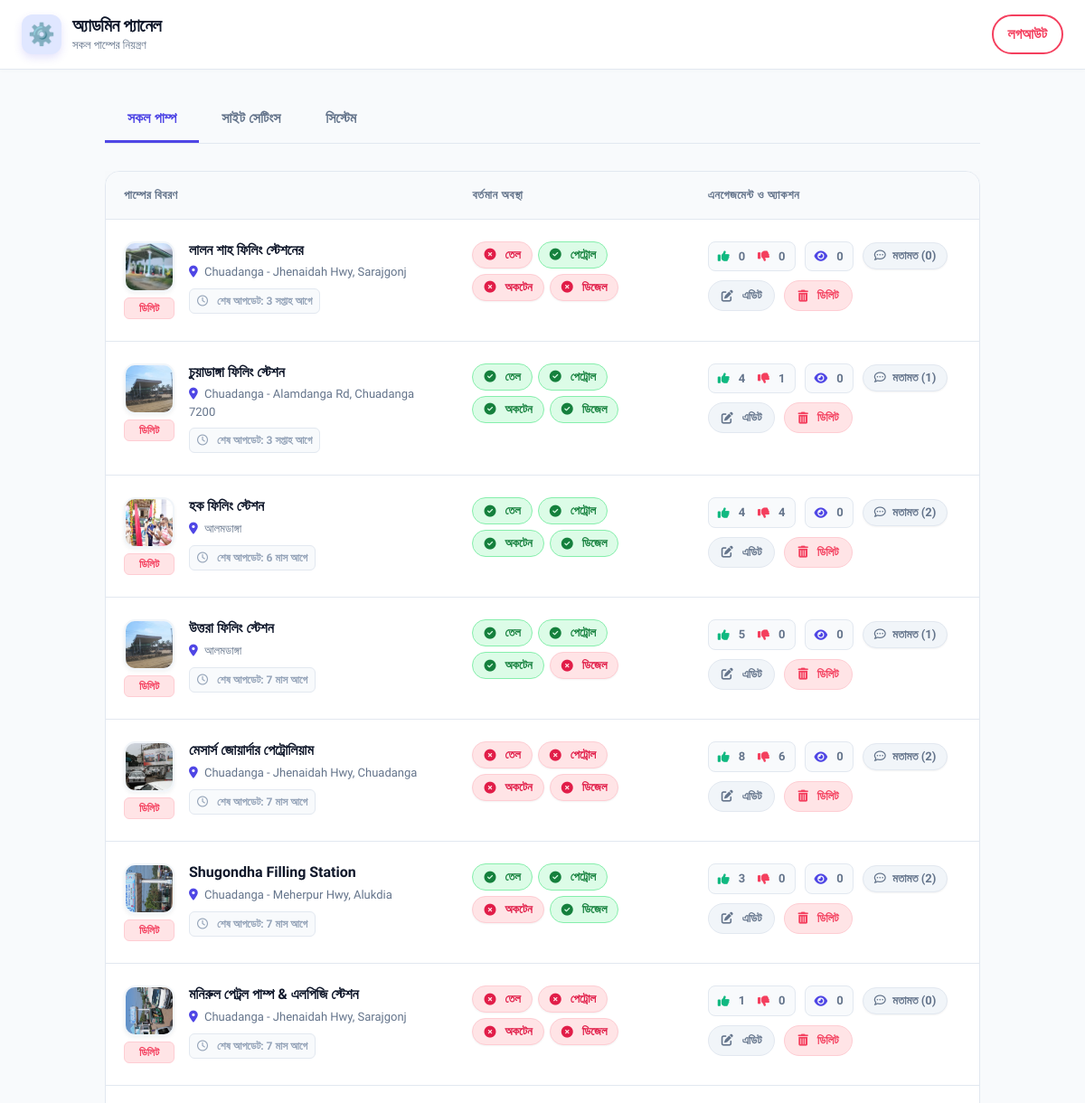
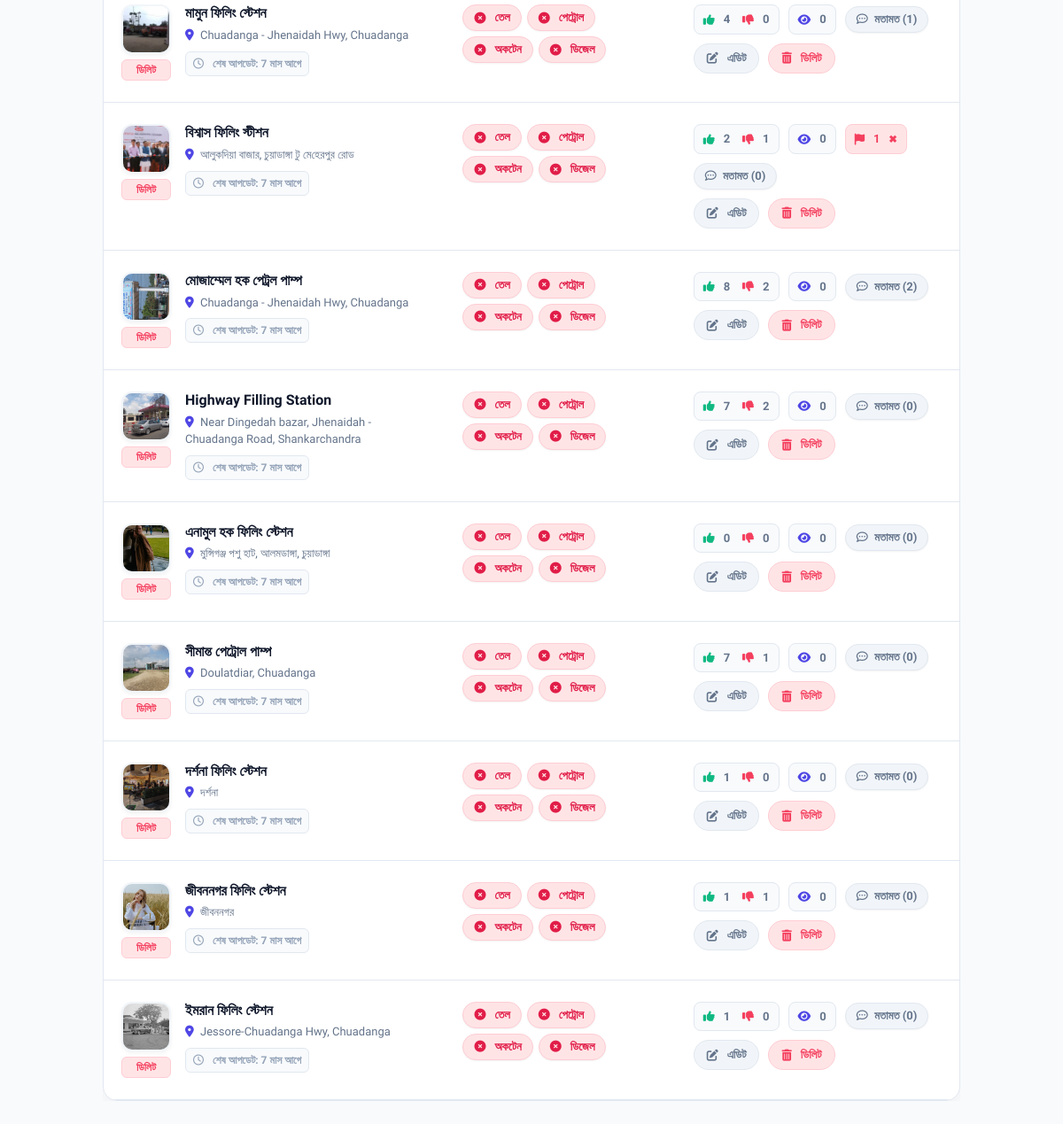
The page /admin/index.php (signed in) on the database as committed earlier (2 pictures, top to bottom).
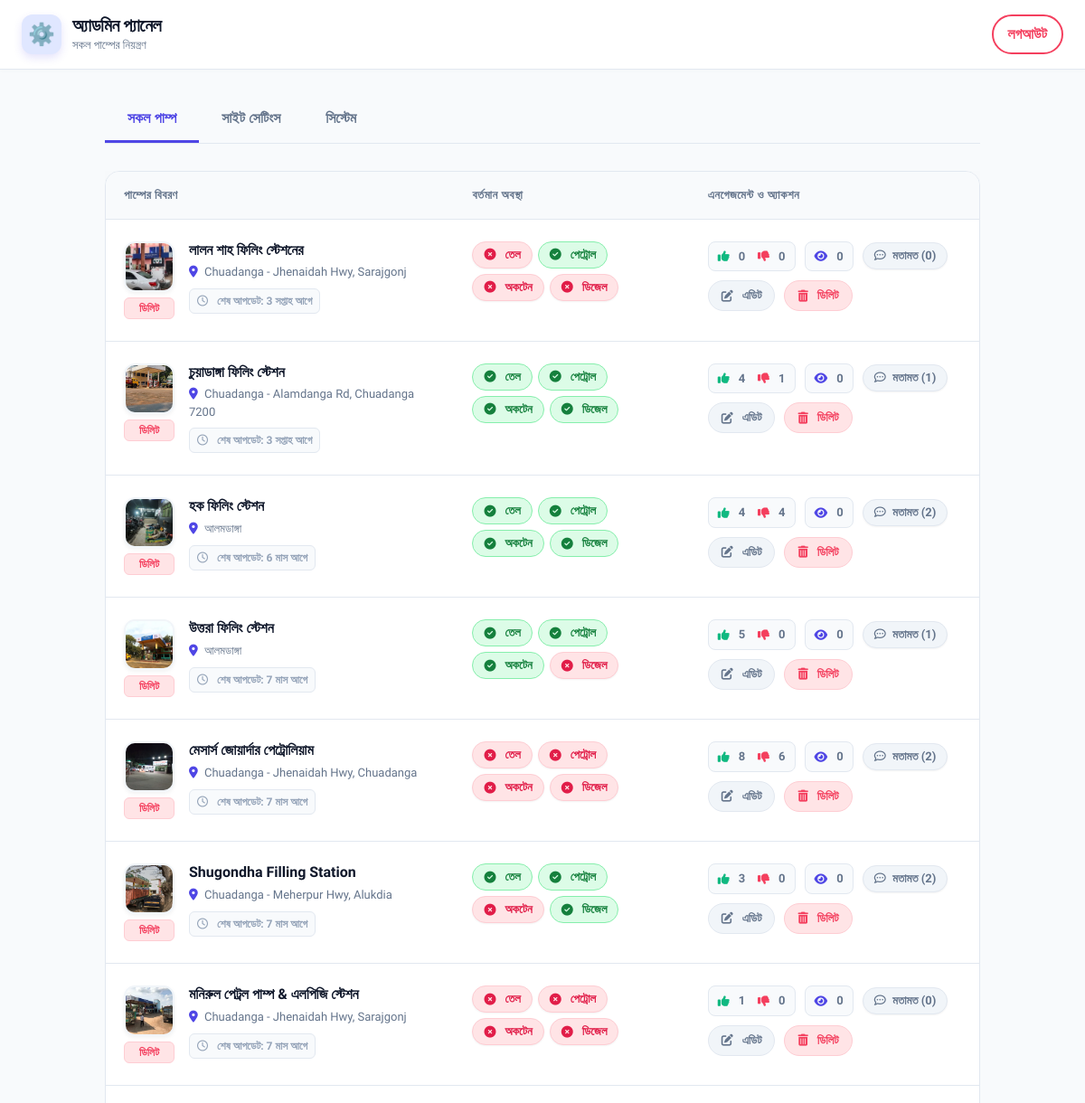
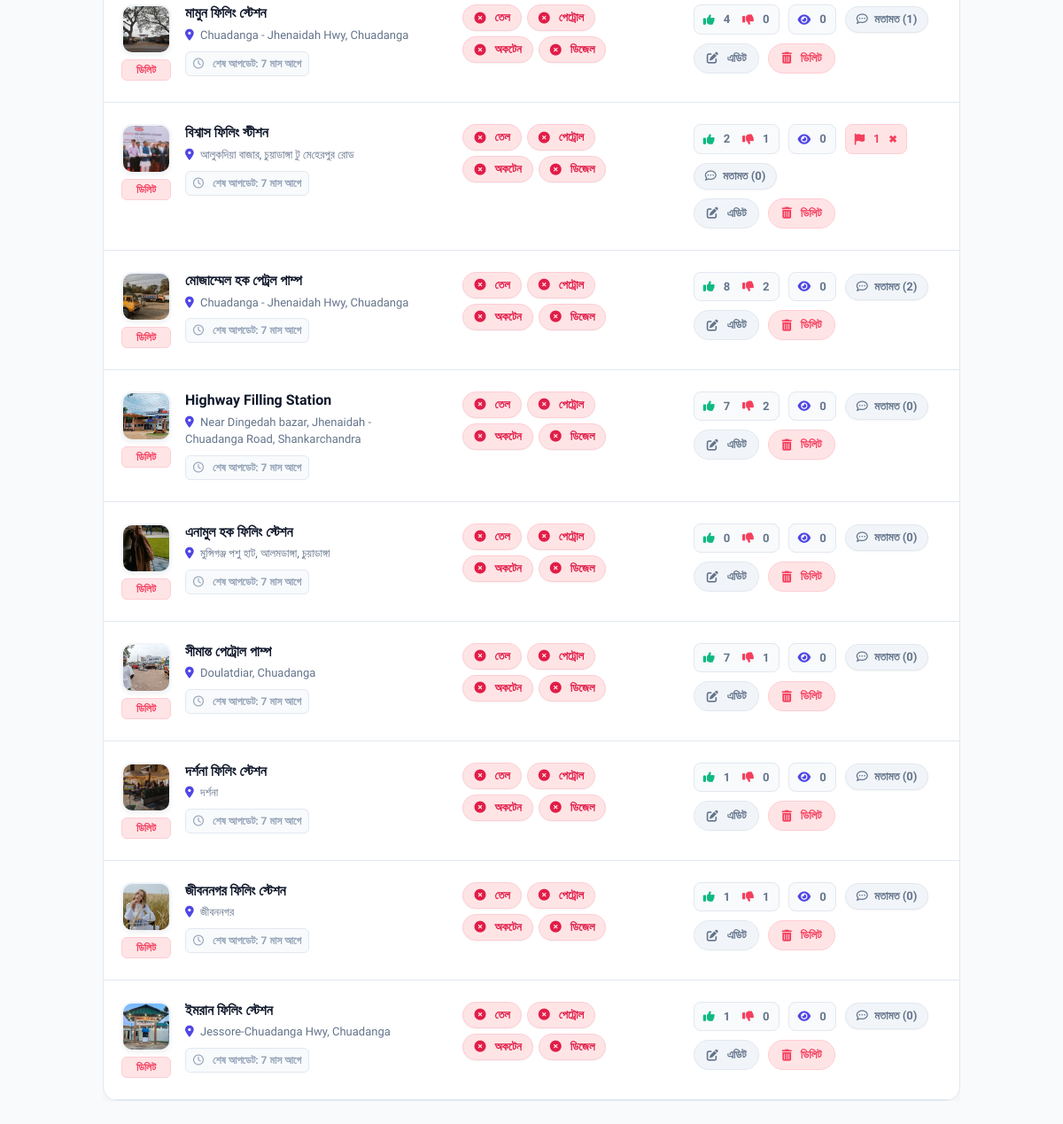
The same page on the database as committed later (2 pictures, top to bottom).
### tables this page shows
CREATE TABLE IF NOT EXISTS `pumps` (
    `id` INT AUTO_INCREMENT PRIMARY KEY,
    `name` VARCHAR(255) NOT NULL,
    `address` VARCHAR(255) NOT NULL,
    `has_fuel` TINYINT(1) DEFAULT 1,
    `petrol` TINYINT(1) DEFAULT 0,
    `octane` TINYINT(1) DEFAULT 0,
    `diesel` TINYINT(1) DEFAULT 0,
    `fuel_limit` VARCHAR(100) DEFAULT NULL,
    `map_link` TEXT DEFAULT NULL,
    `phone` VARCHAR(50) DEFAULT NULL,
    `image_path` VARCHAR(255) DEFAULT NULL,
    `added_by` VARCHAR(100) DEFAULT NULL,
    `likes` INT DEFAULT 0,
    `dislikes` INT DEFAULT 0,
    `report_count` INT DEFAULT 0,
    `view_count` INT DEFAULT 0,
    `last_updated` TIMESTAMP DEFAULT CURRENT_TIMESTAMP ON UPDATE CURRENT_TIMESTAMP
);

### admin/index.php (the view, shortened to what this page needs)
<?php
if (!function_exists('time_elapsed_string')) {
function time_elapsed_string($datetime, $full = false) {
    try {
        $now = new DateTime('now', new DateTimeZone('Asia/Dhaka'));
        $ago = new DateTime($datetime, new DateTimeZone('Asia/Dhaka'));
    } catch (Exception $e) {
        return 'কিছুক্ষণ আগে';
    }
    $diff = $now->diff($ago);
    $weeks = (int)floor($diff->d / 7);
    $days = $diff->d - ($weeks * 7);
    $string = [
        'y' => $diff->y ? $diff->y . ' বছর' : '',
        'm' => $diff->m ? $diff->m . ' মাস' : '',
        'w' => $weeks ? $weeks . ' সপ্তাহ' : '',
        'd' => $days ? $days . ' দিন' : '',
        'h' => $diff->h ? $diff->h . ' ঘণ্টা' : '',
        'i' => $diff->i ? $diff->i . ' মিনিট' : '',
        's' => $diff->s ? $diff->s . ' সেকেন্ড' : '',
    ];
    $string = array_filter($string);
    if (!$full) {
        $string = array_slice($string, 0, 1);
    }
    return !empty($string) ? reset($string) . ' আগে' : 'এইমাত্র';
}
}
$is_logged_in = isset($_SESSION['admin_logged_in']) && $_SESSION['admin_logged_in'] === true;
if ($is_logged_in) {
    $stmt = $pdo->query("SELECT * FROM pumps ORDER BY last_updated DESC");
    $pumps = $stmt->fetchAll(PDO::FETCH_ASSOC);
    $stmtComments = $pdo->query("SELECT * FROM comments ORDER BY created_at DESC");
    $all_comments = $stmtComments->fetchAll(PDO::FETCH_ASSOC);
    $commentsByPump = [];
    foreach($all_comments as $c) {
        $commentsByPump[$c['pump_id']][] = $c;
    }
}
$is_https = (!empty($_SERVER['HTTPS']) && $_SERVER['HTTPS'] !== 'off')
    || (isset($_SERVER['HTTP_X_FORWARDED_PROTO']) && $_SERVER['HTTP_X_FORWARDED_PROTO'] === 'https')
    || (isset($_SERVER['SERVER_PORT']) && $_SERVER['SERVER_PORT'] == 443);
$protocol = $is_https ? "https" : "http";
$script_dir = dirname($_SERVER['SCRIPT_NAME'] ?? '');
$base_path = dirname($script_dir);
if ($base_path === '\\' || $base_path === '/' || $base_path === '.') { $base_path = ''; }
$site_root = $base_path;
$site_url = $protocol . "://" . ($_SERVER['HTTP_HOST'] ?? 'localhost') . $base_path;
?>
<!DOCTYPE html>
<html lang="bn">
<head>
    <link rel="stylesheet" href="https://cdnjs.cloudflare.com/ajax/libs/font-awesome/6.4.0/css/all.min.css">
    <link rel="stylesheet" href="<?= $site_root ?>/style.css?v=<?= time() ?>">
    <link rel="stylesheet" href="../style.css?v=<?= time() ?>">
</head>
<body>
<div class="navbar">
    <div class="navbar-brand">
        <span class="nav-icon">⚙️</span>
        <div>
            <h1>অ্যাডমিন প্যানেল</h1>
            <p>সকল পাম্পের নিয়ন্ত্রণ</p>
        </div>
    </div>
    <?php if ($is_logged_in): ?>
        <a href="?logout=1" style="color: var(--danger); font-weight: 600; text-decoration: none; padding: 8px 16px; border: 2px solid var(--danger); border-radius: 100px; transition: 0.2s;">লগআউট</a>
    <?php endif; ?>
</div>
<div class="admin-container">
    <?php if (!$is_logged_in): ?>
        <div class="login-box">
            <h2 style="margin-top:0; margin-bottom: 20px;">অ্যাডমিন লগইন</h2>
            <?php if (isset($error)) echo "<p style='color: var(--danger); background: var(--danger-bg); padding: 12px; border-radius: var(--radius-sm); font-weight: 600;'>$error</p>"; ?>
            <form method="POST">
                <div class="form-group">
                    <label>পাসওয়ার্ড</label>
                    <input type="password" name="password" required style="width: 100%; padding: 14px; border: 2px solid var(--border); border-radius: var(--radius-md); font-size: 16px; outline: none; transition: 0.2s;">
                </div>
                <button type="submit" name="login" class="btn-submit" style="width: 100%; padding: 14px; font-size: 16px; margin-top: 10px;">লগইন করুন</button>
            </form>
        </div>
    <?php else: ?>
        <div class="admin-tabs">
            <button class="tab-link active" data-tab="tab-pumps">সকল পাম্প</button>
            <button class="tab-link" data-tab="tab-settings">সাইট সেটিংস</button>
            <button class="tab-link" data-tab="tab-system">সিস্টেম</button>
        </div>
        <div id="tab-pumps" class="tab-content active">
            <div style="overflow-x: auto;">
            <table class="admin-table">
                <thead>
                    <tr>
                        <th style="min-width: 300px;">পাম্পের বিবরণ</th>
                        <th style="min-width: 200px;">বর্তমান অবস্থা</th>
                        <th style="min-width: 280px;">এনগেজমেন্ট ও অ্যাকশন</th>
                    </tr>
                </thead>
                <tbody>
                    <?php foreach ($pumps as $pump): ?>
                    <?php $pump_comments = $commentsByPump[$pump['id']] ?? []; ?>
                    <tr>
                        <td>
                            <div style="display: flex; gap: 16px; align-items: flex-start;">
                                <?php if (!empty($pump['image_path'])): ?>
                                    <?php
                                        $p_img = $pump['image_path'];
                                        $p_img_url = preg_match('#^https?://#i', $p_img) ? $p_img : ($site_url . '/' . ltrim($p_img, '/'));
                                    ?>
                                    <div style="display: flex; flex-direction: column; gap: 6px; align-items: center;">
                                        <a href="<?= htmlspecialchars($p_img_url) ?>" target="_blank" style="margin-bottom: 0;">
                                            <img src="<?= htmlspecialchars($p_img_url) ?>" class="admin-img-thumb" style="margin-bottom: 0;">
                                        </a>
                                        <form method="POST" onsubmit="return confirm('ছবিটি ডিলিট করতে চান?');" style="width: 100%;">
                                            <button type="submit" class="img-delete-btn">ডিলিট</button>
                                        </form>
                                    </div>
                                <?php endif; ?>
                                <div>
                                    <strong style="color: var(--text-main); font-size: 16px; display: block; margin-bottom: 4px; line-height: 1.3;"><?= htmlspecialchars($pump['name']) ?></strong>
                                    <span style="font-size: 13px; color: var(--text-muted); display: block; margin-bottom: 8px;"><i class="fa-solid fa-location-dot" style="color: var(--primary);"></i> <?= htmlspecialchars($pump['address']) ?></span>
                                    <div style="font-size: 12px; color: #94a3b8; font-weight: 600; display: inline-flex; align-items: center; gap: 6px; background: #f8fafc; padding: 4px 8px; border-radius: 6px; border: 1px solid var(--border);">
                                        <i class="fa-regular fa-clock"></i> শেষ আপডেট: <?= time_elapsed_string($pump['last_updated']) ?>
                                    </div>
                                </div>
                            </div>
                        </td>
                        <td>
                            <div style="display: flex; gap: 6px; flex-wrap: wrap;">
                                <?php foreach (['has_fuel' => 'তেল', 'petrol' => 'পেট্রোল', 'octane' => 'অকটেন', 'diesel' => 'ডিজেল'] as $field => $label): ?>
                                    <form method="POST" style="display:inline;">
                                        <button type="submit" class="toggle-btn <?= $pump[$field] ? 'on' : 'off' ?>" title="<?= $label ?> আপডেট করুন">
                                            <?= $pump[$field] ? '<i class="fa-solid fa-circle-check"></i>' : '<i class="fa-solid fa-circle-xmark"></i>' ?> <?= $label ?>
                                        </button>
                                    </form>
                                <?php endforeach; ?>
                            </div>
                        </td>
                        <td>
                            <div style="display: flex; flex-direction: column; gap: 10px;">
                                <div style="display: flex; gap: 10px; align-items: center; flex-wrap: wrap;">
                                    <div style="font-size: 13px; font-weight: 600; color: var(--text-muted); background: #f8fafc; padding: 6px 10px; border-radius: 8px; border: 1px solid var(--border); display: flex; align-items: center; gap: 6px;">
                                        <i class="fa-solid fa-thumbs-up" style="color: var(--success);"></i> <?= $pump['likes'] ?? 0 ?>
                                        <i class="fa-solid fa-thumbs-down" style="color: var(--danger); margin-left: 8px;"></i> <?= $pump['dislikes'] ?? 0 ?>
                                    </div>
                                    <div style="font-size: 13px; font-weight: 600; color: var(--text-muted); background: #f8fafc; padding: 6px 10px; border-radius: 8px; border: 1px solid var(--border); display: flex; align-items: center; gap: 6px;">
                                        <i class="fa-solid fa-eye" style="color: var(--primary);"></i> <?= $pump['view_count'] ?? 0 ?>
                                    </div>
                                    <?php if (($pump['report_count'] ?? 0) > 0): ?>
                                    <div style="font-size: 13px; font-weight: 600; color: var(--danger); background: var(--danger-bg); padding: 6px 10px; border-radius: 8px; border: 1px solid #fecdd3; display: flex; align-items: center; gap: 6px;">
                                        <i class="fa-solid fa-flag"></i> <?= $pump['report_count'] ?>
                                        <form method="POST" style="display:inline; margin: 0; padding: 0;">
                                            <button type="submit" style="background: none; border: none; color: var(--danger); cursor: pointer; font-size: 12px; margin-left: 4px;" title="রিপোর্ট মুছুন">✖</button>
                                        </form>
                                    </div>
                                    <?php endif; ?>
                                    <button type="button" class="btn-cancel" style="padding: 6px 12px; font-size: 13px; border: 1px solid var(--border); box-shadow: 0 1px 2px rgba(0,0,0,0.05);" onclick="document.getElementById('comments-<?= $pump['id'] ?>').classList.toggle('active')">
                                        <i class="fa-regular fa-comment-dots"></i> মতামত (<?= count($pump_comments) ?>)
                                    </button>
                                </div>
                                <div style="display: flex; gap: 10px;">
                                    <button type="button" class="btn-cancel" style="padding: 8px 14px; font-size: 13px; border: 1px solid var(--border); display: inline-flex; align-items: center; gap: 6px;" onclick="document.getElementById('edit-info-<?= $pump['id'] ?>').style.display = 'table-row';">
                                        <i class="fa-solid fa-pen-to-square"></i> এডিট
                                    </button>
                                    <form method="POST" onsubmit="return confirm('আপনি কি নিশ্চিত যে এই পাম্পটি ডিলিট করতে চান?');">
                                        <button type="submit" class="delete-btn" style="padding: 8px 14px; font-size: 13px;">
                                            <i class="fa-solid fa-trash-can"></i> ডিলিট
                                        </button>
                                    </form>
                                </div>
                            </div>
                        </td>
                    </tr>
                    <?php endforeach; ?>
                </tbody>
            </table>
            </div>
        </div>
    <?php endif; ?>
</div>
</body>
</html>

### style.css (style rules this page uses)
:root { --primary: #4f46e5; --primary-light: #6366f1; --primary-dark: #4338ca; --secondary: #0ea5e9; --success: #10b981; --success-bg: #dcfce7; --success-text: #15803d; --danger: #f43f5e; --danger-bg: #ffe4e6; --danger-text: #e11d48; --warning: #f59e0b; --warning-bg: #fef3c7; --warning-text: #b45309; --bg-color: #f8fafc; --surface: #ffffff; --text-main: #0f172a; --text-muted: #64748b; --border: #e2e8f0; --radius-sm: 8px; --radius-md: 16px; --radius-lg: 24px; --shadow-sm: 0 2px 4px rgba(0,0,0,0.02); --shadow-md: 0 8px 25px rgba(0,0,0,0.04); --shadow-hover: 0 15px 35px rgba(0,0,0,0.08); --font-family: 'Hind Siliguri', system-ui, sans-serif; }
* { box-sizing: border-box; margin: 0; padding: 0; scrollbar-width: none; -ms-overflow-style: none; }
body { font-family: var(--font-family); background-color: #f4f7fb; color: var(--text-main); -webkit-font-smoothing: antialiased; min-height: 100vh; }
.navbar { background: rgba(255, 255, 255, 0.7); backdrop-filter: blur(16px); -webkit-backdrop-filter: blur(16px); box-shadow: 0 1px 0 rgba(255, 255, 255, 0.5), 0 4px 20px rgba(0, 0, 0, 0.03); padding: 16px 5%; display: flex; justify-content: space-between; align-items: center; position: sticky; top: 0; z-index: 100; border-bottom: 1px solid rgba(255, 255, 255, 0.4); }
.navbar-brand { display: flex; align-items: center; gap: 14px; }
.nav-icon { font-size: 22px; color: var(--primary); display: flex; align-items: center; justify-content: center; width: 44px; height: 44px; background: #e0e7ff; border-radius: 12px; box-shadow: 0 4px 10px rgba(79, 70, 229, 0.15); }
.navbar-brand h1 { font-size: 24px; color: var(--text-main); font-weight: 700; letter-spacing: -0.5px; line-height: 1.2; }
.navbar-brand p { font-size: 14px; color: var(--text-muted); font-weight: 500; }
i { margin-right: 4px; }
.fa-location-dot, .fa-map-location-dot { color: var(--primary); }
.fa-clock { color: #94a3b8; }
.btn-cancel, .btn-submit { padding: 14px 28px; border-radius: 100px; cursor: pointer; font-weight: 700; font-size: 16px; font-family: inherit; transition: all 0.2s; border: none; }
.btn-cancel { background-color: #f1f5f9; color: var(--text-muted); }

Rows that differ between the two databases and show on the page:
changed pumps "লালন শাহ ফিলিং স্টেশনের": image_path: a different picture
changed pumps "চুয়াডাঙ্গা ফিলিং স্টেশন": image_path: a different picture
changed pumps "হক ফিলিং স্টেশন": image_path: a different picture
changed pumps "উত্তরা ফিলিং স্টেশন": image_path: a different picture
changed pumps (number 5 of 16 on the later page): image_path: a different picture
changed pumps "Shugondha Filling Station": image_path: a different picture
changed pumps "মনিরুল পেট্রল পাম্প & এলপিজি স্টেশন": image_path: a different picture
changed pumps "মামুন ফিলিং স্টেশন": image_path: a different picture
changed pumps "মোজাম্মেল হক পেট্রল পাম্প": image_path: a different picture
changed pumps "Highway Filling Station": image_path: a different picture
changed pumps "Doulatdiar, Chuadanga": image_path: a different picture
changed pumps "ইমরান ফিলিং স্টেশন": image_path: a different picture
